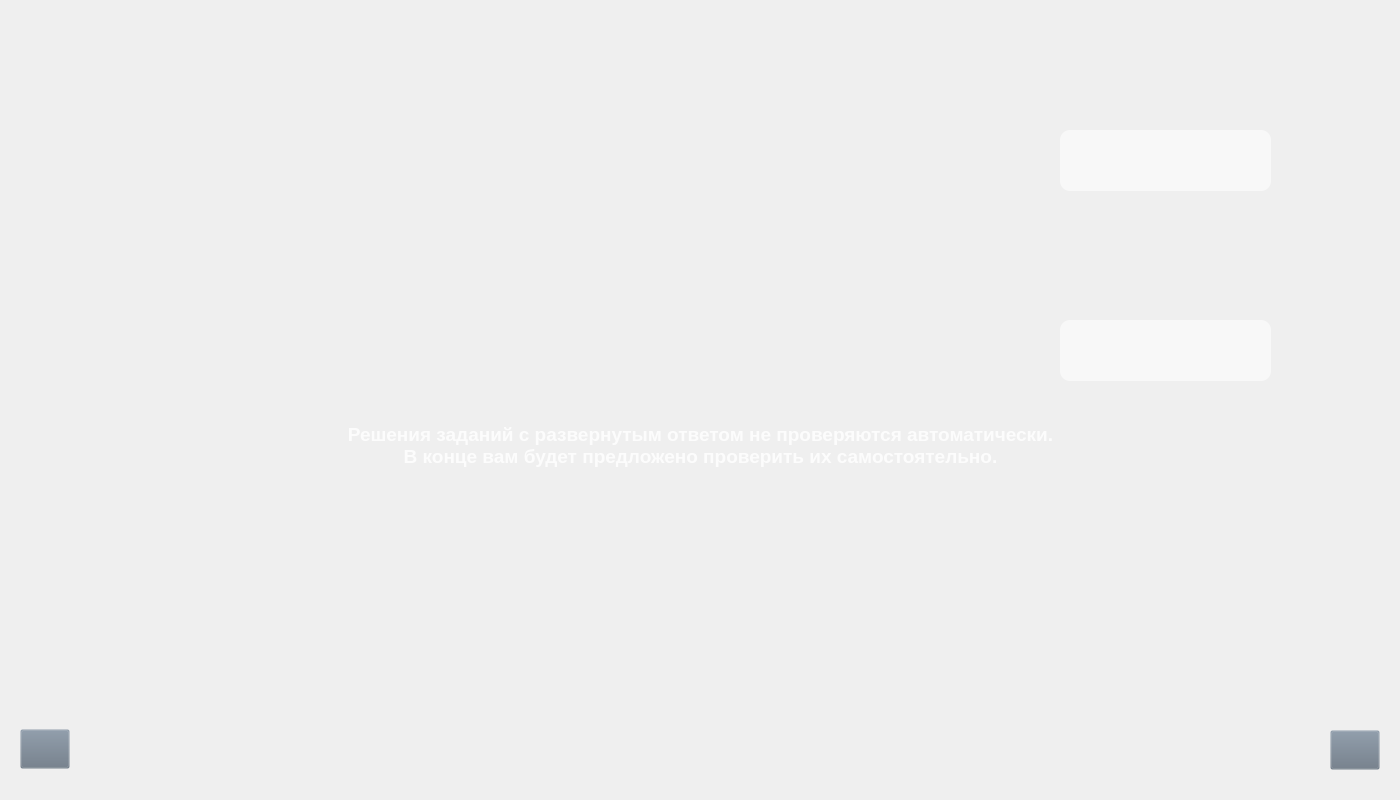
<?xml version="1.0" encoding="UTF-8"?>
<ui version="4.0">
 <class>Form</class>
 <widget class="QWidget" name="Form">
  <property name="geometry">
   <rect>
    <x>0</x>
    <y>0</y>
    <width>1400</width>
    <height>800</height>
   </rect>
  </property>
  <property name="windowTitle">
   <string>Form</string>
  </property>
  <property name="styleSheet">
   <string notr="true">QPushButton#back{
	background-color: rgba(105, 118, 132, 0);
}
QPushButton#left{
	background-color: rgba(105, 118, 132, 0);
}
QPushButton#right{
	background-color: rgba(105, 118, 132, 0);
}


QPushButton:pressed{
	padding-left: 2px;
	padding-top: 2px;
}</string>
  </property>
  <widget class="QLabel" name="label_1">
   <property name="geometry">
    <rect>
     <x>110</x>
     <y>40</y>
     <width>931</width>
     <height>101</height>
    </rect>
   </property>
   <property name="styleSheet">
    <string notr="true"/>
   </property>
   <property name="text">
    <string/>
   </property>
  </widget>
  <widget class="QLabel" name="label_2">
   <property name="geometry">
    <rect>
     <x>110</x>
     <y>330</y>
     <width>941</width>
     <height>141</height>
    </rect>
   </property>
   <property name="styleSheet">
    <string notr="true"/>
   </property>
   <property name="text">
    <string/>
   </property>
  </widget>
  <widget class="QLineEdit" name="ans_1">
   <property name="geometry">
    <rect>
     <x>1060</x>
     <y>130</y>
     <width>211</width>
     <height>61</height>
    </rect>
   </property>
   <property name="font">
    <font>
     <pointsize>16</pointsize>
    </font>
   </property>
   <property name="styleSheet">
    <string notr="true">border-radius: 10px;
background-color:rgba(255, 255, 255, 150)</string>
   </property>
  </widget>
  <widget class="QLineEdit" name="ans_2">
   <property name="geometry">
    <rect>
     <x>1060</x>
     <y>320</y>
     <width>211</width>
     <height>61</height>
    </rect>
   </property>
   <property name="font">
    <font>
     <pointsize>16</pointsize>
    </font>
   </property>
   <property name="styleSheet">
    <string notr="true">border-radius: 10px;
background-color:rgba(255, 255, 255, 150)</string>
   </property>
  </widget>
  <widget class="QLabel" name="label_4">
   <property name="geometry">
    <rect>
     <x>110</x>
     <y>630</y>
     <width>951</width>
     <height>161</height>
    </rect>
   </property>
   <property name="styleSheet">
    <string notr="true"/>
   </property>
   <property name="text">
    <string/>
   </property>
  </widget>
  <widget class="QLabel" name="label_3">
   <property name="geometry">
    <rect>
     <x>110</x>
     <y>490</y>
     <width>921</width>
     <height>161</height>
    </rect>
   </property>
   <property name="styleSheet">
    <string notr="true"/>
   </property>
   <property name="text">
    <string/>
   </property>
  </widget>
  <widget class="QPushButton" name="left">
   <property name="geometry">
    <rect>
     <x>20</x>
     <y>729</y>
     <width>50</width>
     <height>40</height>
    </rect>
   </property>
   <property name="text">
    <string/>
   </property>
   <property name="icon">
    <iconset>
     <normaloff>../Images/arrow_2.png</normaloff>../Images/arrow_2.png</iconset>
   </property>
   <property name="iconSize">
    <size>
     <width>30</width>
     <height>30</height>
    </size>
   </property>
  </widget>
  <widget class="QPushButton" name="right">
   <property name="geometry">
    <rect>
     <x>1330</x>
     <y>730</y>
     <width>50</width>
     <height>40</height>
    </rect>
   </property>
   <property name="text">
    <string/>
   </property>
   <property name="icon">
    <iconset>
     <normaloff>../Images/arrow_1.png</normaloff>../Images/arrow_1.png</iconset>
   </property>
   <property name="iconSize">
    <size>
     <width>30</width>
     <height>30</height>
    </size>
   </property>
  </widget>
  <widget class="QLabel" name="label_5">
   <property name="geometry">
    <rect>
     <x>50</x>
     <y>410</y>
     <width>1301</width>
     <height>71</height>
    </rect>
   </property>
   <property name="font">
    <font>
     <pointsize>14</pointsize>
     <weight>75</weight>
     <bold>true</bold>
    </font>
   </property>
   <property name="styleSheet">
    <string notr="true">color: rgba(255, 255, 255, 210);</string>
   </property>
   <property name="text">
    <string>Решения заданий с развернутым ответом не проверяются автоматически. 
В конце вам будет предложено проверить их самостоятельно.</string>
   </property>
   <property name="alignment">
    <set>Qt::AlignCenter</set>
   </property>
  </widget>
 </widget>
 <resources/>
 <connections/>
</ui>
